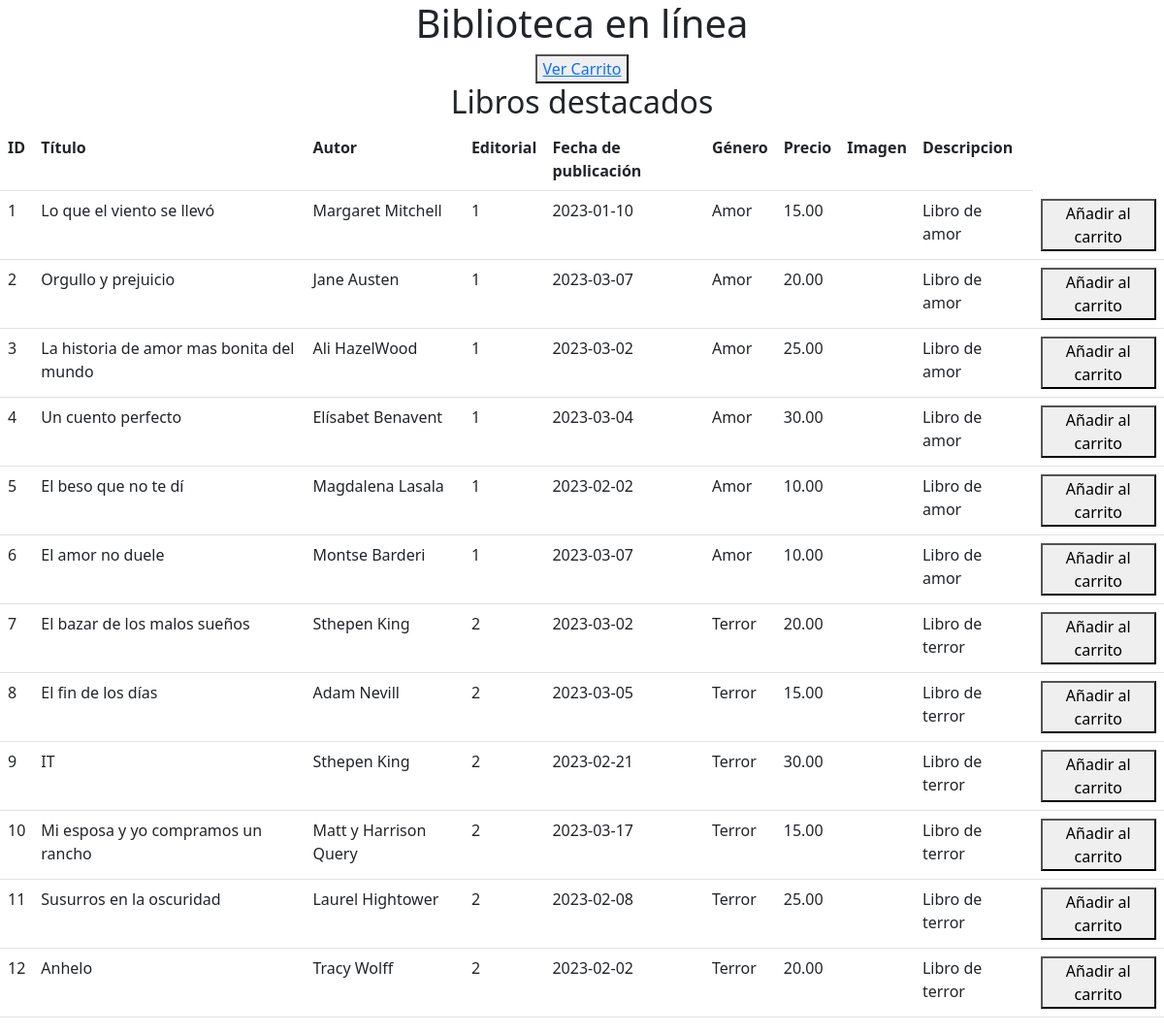
Page /php/pagina_principal.php on the committed database.
### tables this page shows
CREATE TABLE `libro` (
  `id` int(11) NOT NULL,
  `titulo` varchar(255) NOT NULL,
  `autor` varchar(255) NOT NULL,
  `editorial` varchar(255) NOT NULL,
  `fecha_publicacion` date NOT NULL,
  `genero` varchar(255) NOT NULL,
  `precio` decimal(10,2) NOT NULL,
  `imagen` varchar(255) NOT NULL,
  `descripcion` varchar(255) NOT NULL
);

### modules/modulos.php (the view, shortened to what this page needs)
<?php
function conexionBD() {
    $server = "localhost";
    $usuario = "root";
    $password = "";
    $bd = "libros_db";
    $con = mysqli_connect($server, $usuario, $password, $bd);
    return $con;
}
function libros(){
    $con =  conexionBD();
    $sql = "SELECT * FROM libro";
    $resultado = mysqli_query($con, $sql);
    if(mysqli_num_rows($resultado)> 0){
        echo "<table class=table table-striped table-bordered>";
        echo "<tr><th>ID</th><th>Título</th><th>Autor</th><th>Editorial</th><th>Fecha de publicación</th><th>Género</th><th>Precio</th><th>Imagen</th><th>Descripcion</th></tr>";
        while ($row = mysqli_fetch_assoc($resultado)) {
          echo  "<tr>";
          echo  "<td>" . $row['id'] . "</td>";
          echo  "<td>" . $row['titulo'] . "</td>";
          echo  "<td>" . $row['autor'] . "</td>";
          echo  "<td>" . $row['editorial'] . "</td>";
          echo  "<td>" . $row['fecha_publicacion'] . "</td>";
          echo  "<td>" . $row['genero'] . "</td>";
          echo  "<td>" . $row['precio'] . "</td>";
          echo  "<td>" . $row['imagen'] . "</td>";
          echo  "<td>" . $row['descripcion'] . "</td>";
          echo  "<td><form method='post' action=''>";
          echo  "<button name='añadirCarrito'>Añadir al carrito</button>";
          echo  "</form></td>";
          echo  "</tr>";
        }
        echo  "</table>";
    }else{
        echo  "No se encontraron resultados";
    }
    }
?>

### php/pagina_principal.php (shortened to what this page needs)
<?php
  include '../modules/modulos.php';
?>
<!DOCTYPE html>
<html>
  <head>
    <link rel="stylesheet" href="../css/bootstrap.min.css">
  </head>
  <body>
    <header>
      <h1 class="text-center">Biblioteca en línea</h1>
      <div class="container pedido d-flex justify-content-center">
      <button> <a href="carrito.php">Ver Carrito</a></button>
        </div>
    </header>
    <main>
      <section id="destacados">
        <h2 class="text-center">Libros destacados</h2>
     <?php
            libros();
     ?>
    </main>
  </body>
</html>

### rows in the picture
libro: id "1", titulo "Lo que el viento se llevó", autor "Margaret Mitchell", editorial "1", fecha_publicacion "2023-01-10", genero "Amor", precio "15.00", descripcion "Libro de amor"
libro: id "2", titulo "Orgullo y prejuicio", autor "Jane Austen", editorial "1", fecha_publicacion "2023-03-07", genero "Amor", precio "20.00", descripcion "Libro de amor"
libro: id "3", titulo "La historia de amor mas bonita del mundo", autor "Ali HazelWood", editorial "1", fecha_publicacion "2023-03-02", genero "Amor", precio "25.00", descripcion "Libro de amor"
libro: id "4", titulo "Un cuento perfecto", autor "Elísabet Benavent", editorial "1", fecha_publicacion "2023-03-04", genero "Amor", precio "30.00", descripcion "Libro de amor"
libro: id "5", titulo "El beso que no te dí", autor "Magdalena Lasala", editorial "1", fecha_publicacion "2023-02-02", genero "Amor", precio "10.00", descripcion "Libro de amor"
libro: id "6", titulo "El amor no duele", autor "Montse Barderi", editorial "1", fecha_publicacion "2023-03-07", genero "Amor", precio "10.00", descripcion "Libro de amor"
libro: id "7", titulo "El bazar de los malos sueños", autor "Sthepen King", editorial "2", fecha_publicacion "2023-03-02", genero "Terror", precio "20.00", descripcion "Libro de terror"
libro: id "8", titulo "El fin de los días", autor "Adam Nevill", editorial "2", fecha_publicacion "2023-03-05", genero "Terror", precio "15.00", descripcion "Libro de terror"
libro: id "9", titulo "IT", autor "Sthepen King", editorial "2", fecha_publicacion "2023-02-21", genero "Terror", precio "30.00", descripcion "Libro de terror"
libro: id "10", titulo "Mi esposa y yo compramos un rancho", autor "Matt y Harrison Query", editorial "2", fecha_publicacion "2023-03-17", genero "Terror", precio "15.00", descripcion "Libro de terror"
libro: id "11", titulo "Susurros en la oscuridad", autor "Laurel Hightower", editorial "2", fecha_publicacion "2023-02-08", genero "Terror", precio "25.00", descripcion "Libro de terror"
libro: id "12", titulo "Anhelo", autor "Tracy Wolff", editorial "2", fecha_publicacion "2023-02-02", genero "Terror", precio "20.00", descripcion "Libro de terror"
